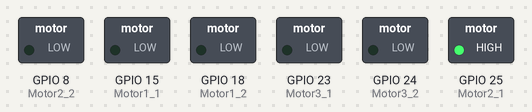
A program run on a simulated Raspberry Pi (BCM pin numbers). Parts: switched loads named in the program (green lamp = pin HIGH).

Above: at 0.1 s.
Timing chart, 0 to 1.6 s (numbered marks = the images above):
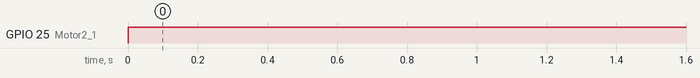

Measured:
- by itself, GPIO 25 (Motor2_1): LOW → HIGH at 0.00 s

The program:

setmotor2.py
```python
import RPi.GPIO as GPIO
import time ,os
GPIO.setmode(GPIO.BCM)
GPIO.setwarnings(False)

Motor1_1 = 15    # Input Pin
Motor1_2 = 18    # Input Pin

Motor2_1 =25    # Input Pin
Motor2_2 =8    # Input Pin

Motor3_1 = 23    # Input Pin
Motor3_2 = 24    # Input Pin

GPIO.setup(Motor1_1,GPIO.OUT)
GPIO.setup(Motor1_2,GPIO.OUT)
GPIO.setup(Motor2_1,GPIO.OUT)
GPIO.setup(Motor2_2,GPIO.OUT)
GPIO.setup(Motor3_1,GPIO.OUT)
GPIO.setup(Motor3_2,GPIO.OUT)

GPIO.output(Motor1_1,GPIO.LOW)
GPIO.output(Motor1_2,GPIO.LOW)
GPIO.output(Motor2_1,GPIO.LOW)
GPIO.output(Motor2_2,GPIO.LOW)
GPIO.output(Motor3_1,GPIO.LOW)
GPIO.output(Motor3_2,GPIO.LOW)


try:
	while 1:
		GPIO.output(Motor1_1,GPIO.LOW)
		GPIO.output(Motor1_2,GPIO.LOW)
		GPIO.output(Motor2_1,GPIO.HIGH)
		GPIO.output(Motor2_2,GPIO.LOW)
		GPIO.output(Motor3_1,GPIO.LOW)
		GPIO.output(Motor3_2,GPIO.LOW)


except KeyboardInterrupt:
	GPIO.cleanup()
```
